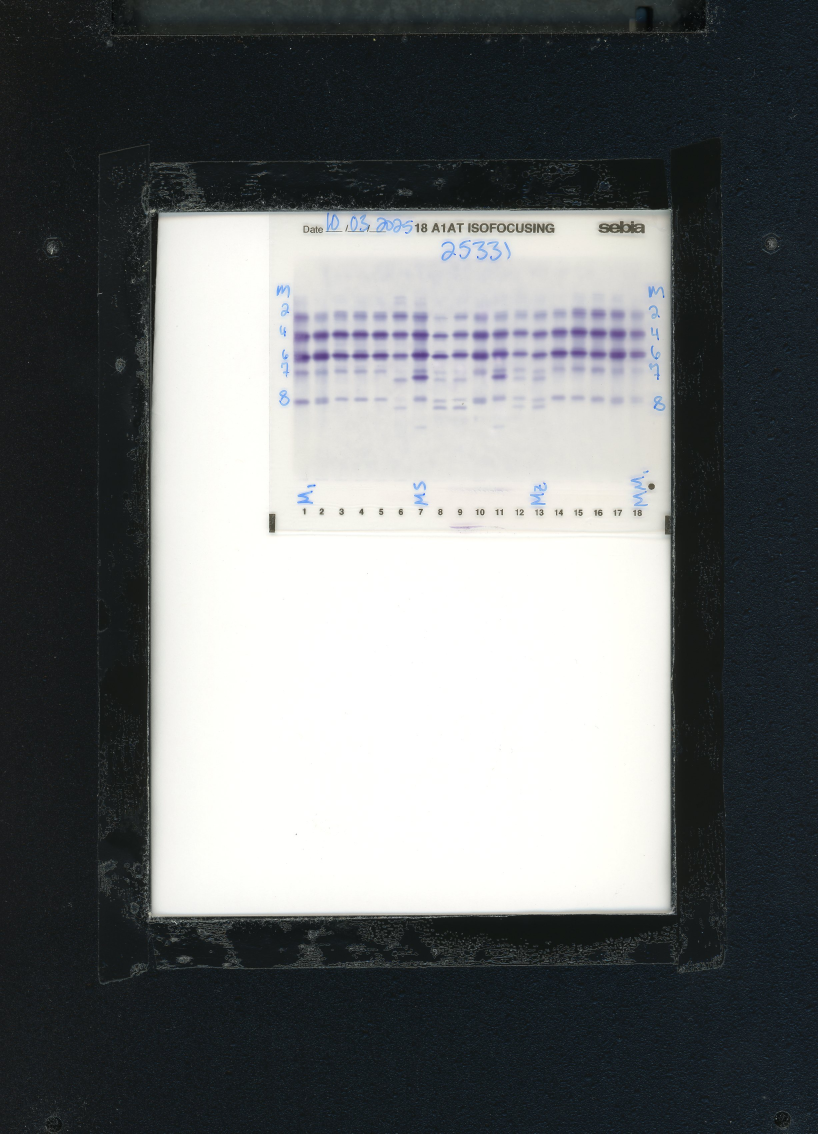
#> input picture gel_scans/25331.jpg, 2454 x 3401 px, found by its file name (shown at 1/3 size); its folder holds only this picture in this run
$ python Step1_preprocess_gels_batch.py
#> lines starting #> are read from the running program, lines starting #| are printed output that depends on the picture; after the words box and inside, x2 and y2 are one past the last pixel; in counts of white or black regions, pixels touching at a corner belong together
### function_file_d2.py
# function_file.py

import os
import pandas as pd
import numpy as np
import cv2
from scipy import ndimage
from scipy.signal import find_peaks
import matplotlib.pyplot as plt

# ------------------------------------------------------------
# 1. PREPROCESS GEL IMAGE
# ------------------------------------------------------------
# [229 lines left out: functions preprocess_gel, remove_small_components, detect_lanes, detect_lanes_peaks, detect_lanes_adaptive, extract_lane_traces and 1 more, not called in this run]

### plot_GelVisualization_functions.py
# plot_GelVisualization_functions.py

import os
import math
import matplotlib.pyplot as plt

# [139 lines left out: functions plot_all_lanes, plot_lanes_grid, plot_single_lane, lane_overlay_side_by_side, visualize_lane_detection, not called in this run]

### Step1_preprocess_gels_batch.py
# ---------------------
# ---- Import required packages ------
# ---------------------

import os
import pandas as pd
import numpy as np
import cv2
import math
import importlib # used to reload my other files of function

import function_file_d2 as function_file
import plot_GelVisualization_functions as viz
# Reload modules to ensure latest version
importlib.reload(function_file)
importlib.reload(viz)

import matplotlib.pyplot as plt
import matplotlib.patches as patches

# ---------------------
# ---- Define Project Directories ------
# ---------------------

projectdirect = "C:/Users/M297055/OneDrive - Mayo Clinic/Documents/Research/"
# projectdirect = "/Users/cvieni/Documents/Pathology/alpha1Gels_VB"
working_direct = projectdirect
# working_direct = os.path.join(projectdirect, "Wilrich_alpha1_Isofocus_machinelearning/")
# C:/Users/M297055/OneDrive - Mayo Clinic/Documents/Research/Wilrich_alpha1_Isofocus_machinelearning/gel_scans

img_direct = os.path.join(working_direct, "gel_scans/")
output_direct = os.path.join(working_direct, "output_pngs/")
output_traces = os.path.join(working_direct, "output_traces/")
y_start, y_end = 800, 1400
x_start, x_end = 850, 1960

image_files = [f for f in os.listdir(img_direct) if f.lower().endswith(('.jpg','.png','.tif'))]

# ---------------------
# Loop through images
# ---------------------
for img_name in image_files:
    img_path = os.path.join(img_direct, img_name)
    print(f"\nProcessing: {img_name}")

    # Load image
    img = cv2.imread(img_path, cv2.IMREAD_GRAYSCALE)
    if img is None:
        print(f"⚠️ Could not load image {img_name}, skipping")
        continue

    # Crop
    gel_crop = img[y_start:y_end, x_start:x_end]

    # Preprocess
    proc, bg = function_file.preprocess_gel(gel_crop)
    proc_clean = function_file.remove_small_components(proc)
#> in remove_small_components, `bin_img = img > 0`:
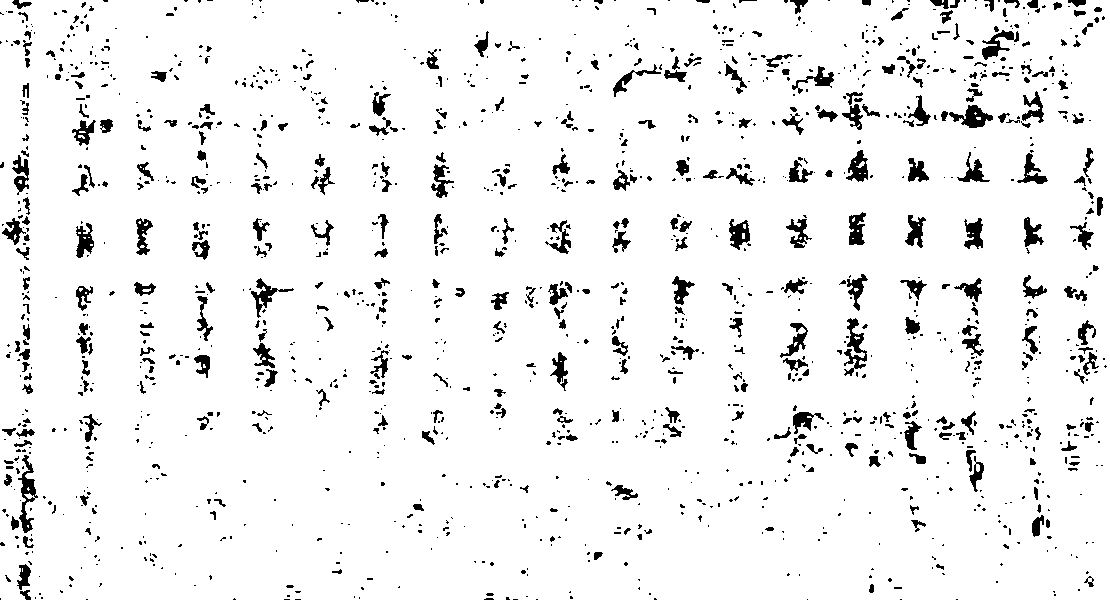
#> bin_img: shape (600, 1110) bool; 93.8% white; 1513 black regions (1103 under 20 px), largest, box (x1, y1, x2, y2) and area: (18, 455, 38, 533) 566, (844, 318, 867, 376) 552, (949, 105, 993, 128) 494
#> in remove_small_components, `labeled, num = ndimage.label(bin_img, structure)`:
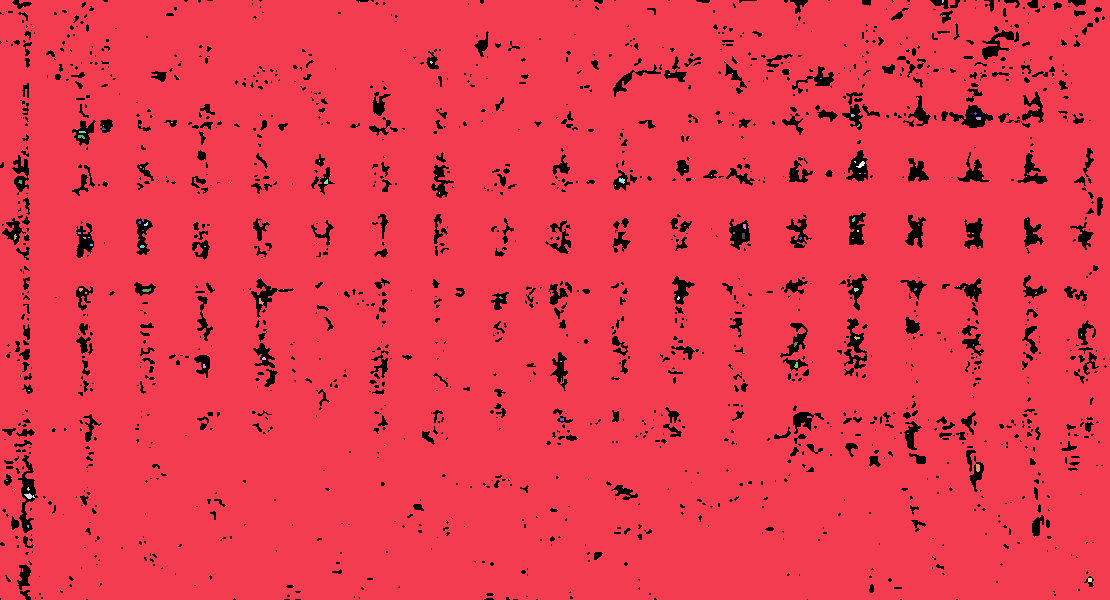
#> labeled: shape (600, 1110) int32; 87 distinct labels, from 0 to 86; one colour per label, 0 black
#> in remove_small_components, `labeled, num = ndimage.label(bin_img, structure)`: num = 86
    # proc_clean = cv2.equalizeHist(proc_clean)

    # ---------------------
    # Detect lanes using multiple methods
    # ---------------------
    lanes_thresh, _ = function_file.detect_lanes(proc_clean)
#> in detect_lanes, `col_profile = processed_img.mean(axis=0)`: col_profile = 1110 values, max 22.64 at index 418, min 0.617 at index 27, mean 10.62
#> in detect_lanes, `col_norm = col_profile / col_profile.max()`: col_norm = 1110 values, max 1 at index 418, min 0.0272 at index 27, mean 0.469
#> the loop in detect_lanes, `for i, val in enumerate(lane_mask):` made 1110 passes
#> after the loop in detect_lanes, `for i, val in enumerate(lane_mask):`: lanes = [(30, 79), (90, 138), (148, 197), (208, 256), (267, 316), (327, 375), (387, 436), (447, 494), (507, 555), (567, 616), (626, 675), (689, 732), (747, 791), (805, 851), (864, 909), (921, 968), (981, 1025), (1041, 1081)]; start = 1096
#> lanes_thresh has the same summary as lanes in detect_lanes
    traces_thresh = function_file.extract_lane_traces(proc_clean, lanes_thresh)
#> the loop in extract_lane_traces, `for (x1, x2) in lanes:` made 18 passes
#> after the loop in extract_lane_traces, `for (x1, x2) in lanes:`: traces = 18 items
#> traces_thresh = 18 items

    lanes_peak, _ = function_file.detect_lanes_peaks(proc_clean)
#> in detect_lanes_peaks, `min_height = min_height_ratio * col_profile.max()`: min_height = 4.53
#> in detect_lanes_peaks, `peaks, _ = find_peaks(col_profile, height=min_height, distance=distance)`: peaks = 20 values from 4 to 1107
#> the loop in detect_lanes_peaks, `for peak in peaks:` made 20 passes
#> after the loop in detect_lanes_peaks, `for peak in peaks:`: lanes = [(0, 14), (50, 70), (112, 132), (172, 192), (216, 236), (274, 294), (333, 353), (408, 428), (452, 472), (528, 548), (589, 609), (648, 668), (695, 715), (758, 778), (823, 843), (873, 893), (930, 950), (998, 1018), (1045, 1065), (1097, 1110)]
#> lanes_peak has the same summary as lanes in detect_lanes_peaks
    traces_peak = function_file.extract_lane_traces(proc_clean, lanes_peak)
#> the loop in extract_lane_traces (call 2), `for (x1, x2) in lanes:` made 20 passes
#> traces_peak = 20 items

    lanes_adapt, _ = function_file.detect_lanes_adaptive(proc_clean)
#> in detect_lanes_adaptive, `proc_8bit = cv2.normalize(proc_img, None, 0, 255, cv2.NORM_MINMAX).ast..`:
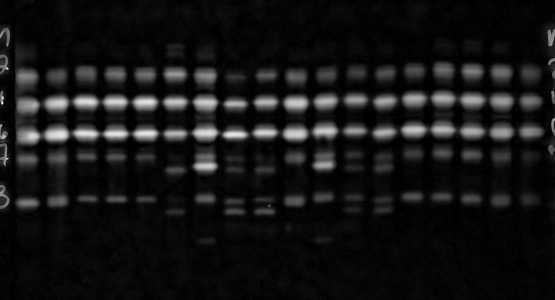
#> proc_8bit: shape (600, 1110) (shown at 1/2 size); min 0, max 255, mean 20.3
#> in detect_lanes_adaptive, `adaptive = cv2.adaptiveThreshold( proc_8bit, 255, cv2.ADAPTIVE_THRESH_..`:
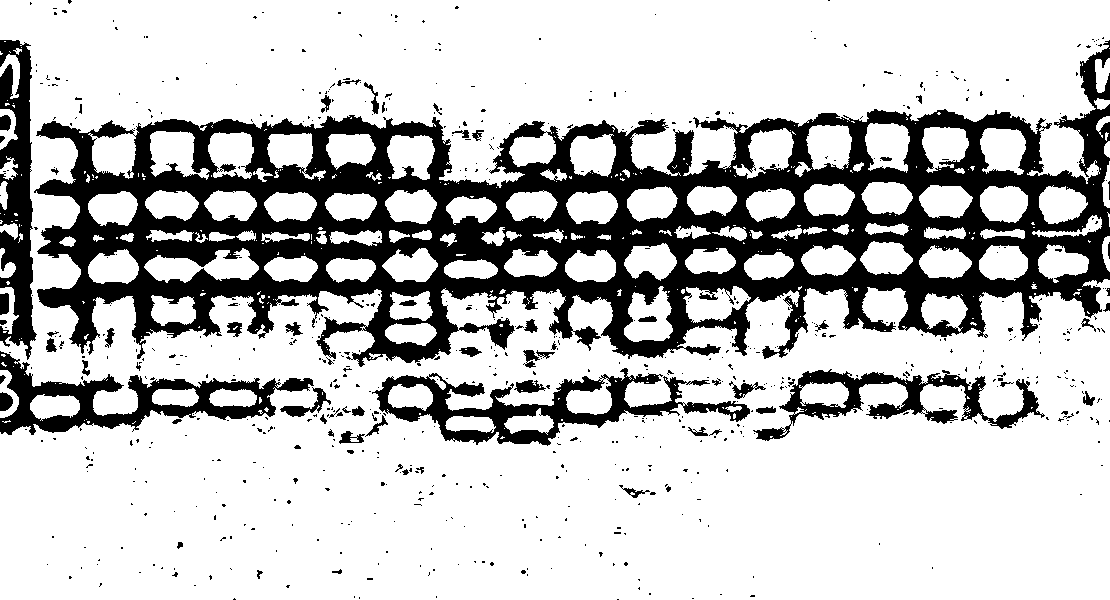
#> adaptive: shape (600, 1110); 76.3% white; 698 black regions (626 under 20 px), largest, box (x1, y1, x2, y2) and area: (34, 40, 1110, 367) 121668, (372, 368, 750, 446) 8530, (0, 351, 314, 435) 7924
#> in detect_lanes_adaptive, `col_sum = adaptive.sum(axis=0)`: col_sum = 1110 values, max 145860 at index 36, min 58905 at index 26, mean 116686.9
#> the loop in detect_lanes_adaptive, `for i, val in enumerate(lane_mask):` made 1110 passes
#> after the loop in detect_lanes_adaptive, `for i, val in enumerate(lane_mask):`: lanes = []; start = 0
#> lanes_adapt = [(0, 1110)]
    traces_adapt = function_file.extract_lane_traces(proc_clean, lanes_adapt)
#> traces_adapt = 1 item

    # Convert traces to np.ndarray if they are lists
    traces_thresh_arr = np.array(traces_thresh)
    # traces_peak_arr   = np.array(traces_peak)
    # traces_adapt_arr  = np.array(traces_adapt)
    # Align using top two peaks
    # traces_thresh_aligned, info_thresh = function_file.align_traces_by_two_peaks(traces_thresh_arr)
    traces_thresh_aligned, peak_info = function_file.align_traces_by_two_peaks(traces_thresh_arr)
#> the loop in align_traces_by_two_peaks, `for trace in traces:` made 18 passes
#> after the loop in align_traces_by_two_peaks, `for trace in traces:`: peak_info = 18 items; refs = [241, 238, 235, 235, 235, 235, 234, 238, 234, 237, 232, 230, 233, 228, 227, 231, 233, 232]
#> in align_traces_by_two_peaks, `valid_refs = [r for r in refs if r is not None]`: valid_refs has the same summary as refs
#> in align_traces_by_two_peaks, `target_index = int(np.median(valid_refs))`: target_index = 234
#> the loop in align_traces_by_two_peaks, `for i, (trace, ref) in enumerate(zip(traces, refs)):` made 18 passes
#> peak_info = 18 items
    # traces_peak_aligned, info_peak     = function_file.align_traces_by_two_peaks(traces_peak_arr)
    # traces_adapt_aligned, info_adapt   = function_file.align_traces_by_two_peaks(traces_adapt_arr)

    # ---------------------
    # Save traces for CNN training
    # ---------------------
    np.save(os.path.join(output_traces, f"{img_name}_traces_thresh.npy"), traces_thresh)
    np.save(os.path.join(output_traces, f"{img_name}_lanes_thresh.npy"), lanes_thresh)

    # ---------------------
    # Save Aligned traces for CNN training
    # ---------------------
    np.save(os.path.join(output_traces, f"{img_name}_traces_thresh_aligned.npy"), traces_thresh_aligned)
    # np.save(os.path.join(output_traces, f"{img_name}_traces_peak_aligned.npy"), traces_peak_aligned)
    # np.save(os.path.join(output_traces, f"{img_name}_traces_adapt_aligned.npy"), traces_adapt_aligned)

    # ---------------------
    # Visualize for this image
    # ---------------------
    # Create a folder inside output_pngs for this image
    img_name_noext = os.path.splitext(img_name)[0]  # removes file extension
    save_folder = os.path.join(output_direct, f"{img_name_noext}_peak_overlay")
    os.makedirs(save_folder, exist_ok=True)

    viz.lane_overlay_side_by_side(
        gel_img=gel_crop,
        traces=traces_thresh,
        lanes=lanes_thresh,
        lane_index=1,
        output_direct=save_folder,
        prefix="thresh_"
    )
#> in lane_overlay_side_by_side, `lane_trace = traces[lane_index]`: lane_trace = 600 values, max 104.4 at index 270, min 1.19 at index 121, mean 14.86
#> in lane_overlay_side_by_side, `lane_pos = lanes[lane_index]`: lane_pos = (90, 138)
#> in lane_overlay_side_by_side, `trace_scaled = (lane_trace - lane_trace.min()) / (lane_trace.max() - l..`: trace_scaled = 600 values, max 1 at index 270, min 0 at index 121, mean 0.132
#> in lane_overlay_side_by_side, `trace_scaled = trace_scaled * gel_img.shape[1]`: trace_scaled = 600 values, max 1110 at index 270, min 0 at index 121, mean 147.1
#> in lane_overlay_side_by_side, `x_start, x_end = lane_pos`: x_start = 90; x_end = 138
#> in lane_overlay_side_by_side, `plt.savefig(save_path, dpi=300, bbox_inches="tight")`:
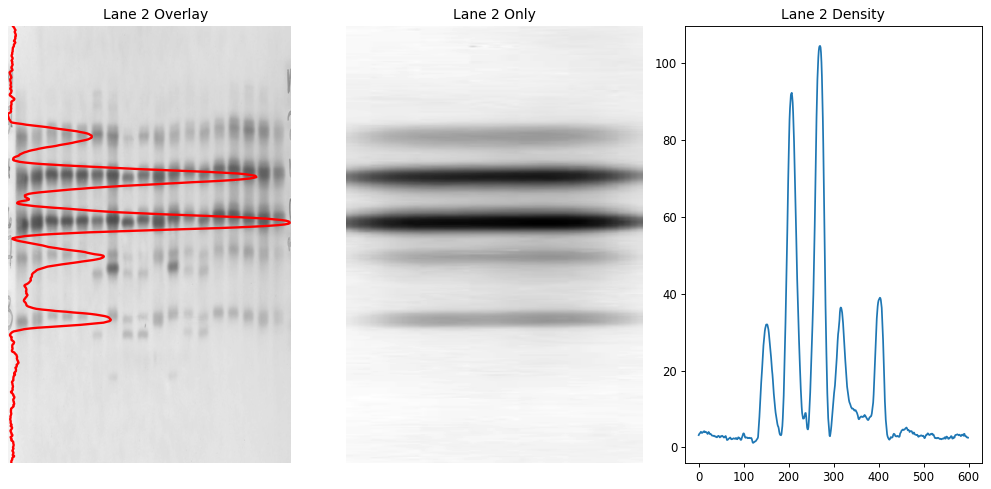
#> figure drawn by matplotlib, 3 panels; panel 3: curve peaks at x = 270, y = 104.4
    viz.visualize_lane_detection(
        gel_img=gel_crop,
        lanes=lanes_thresh,
        output_direct=save_folder,
        prefix="thresh_"
    )
#> the loop in visualize_lane_detection, `for (x1, x2) in lanes:` made 18 passes
#> in visualize_lane_detection, `plt.savefig(save_path, dpi=300, bbox_inches="tight")`:
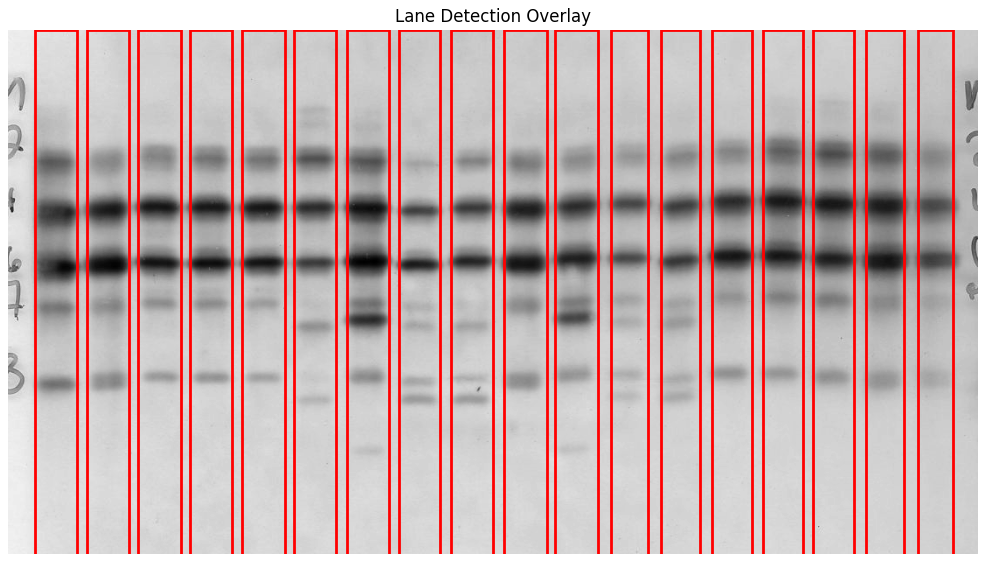
#> figure drawn by matplotlib, 1 panel

    # Determine global alignment index (median of all valid refs)
    valid_refs = [info["ref"] for info in peak_info if info["ref"] is not None]
#> valid_refs has the same summary as refs in align_traces_by_two_peaks
    if valid_refs:
        target_index = int(np.median(valid_refs))
#> target_index = 234
    else:
        target_index = traces_thresh_arr.shape[1] // 2  # fallback

    # Create figure and axes explicitly
    fig, ax = plt.subplots(figsize=(6, 4))

    n_lanes = len(traces_thresh_aligned)
#> n_lanes = 18
    cmap = plt.cm.coolwarm  # red → blue

    for i, t in enumerate(traces_thresh_aligned):
        color = cmap(i / (n_lanes - 1))  # normalized index for colormap
        ax.plot(t, alpha=0.8, color=color)
#> this loop made 18 passes
#> color on passes 1 to 8: (0.23, 0.299, 0.754, 1), (0.299, 0.4, 0.84, 1), (0.374, 0.497, 0.909, 1), (0.452, 0.588, 0.96, 1), (0.533, 0.67, 0.99, 1), (0.614, 0.74, 0.999, 1), (0.693, 0.796, 0.986, 1), (0.768, 0.837, 0.952, 1)

    # Add vertical dashed line at alignment
    ax.axvline(target_index, color='black', linestyle='--', linewidth=1.5, label='Alignment point')

    ax.set_title(f"{img_name_noext} – Aligned traces (two-peak midpoint)")
    ax.set_xlabel("Row index")
    ax.set_ylabel("Intensity")
    ax.legend(loc='upper right')
    fig.tight_layout()

    # Add colorbar properly
    sm = plt.cm.ScalarMappable(cmap=cmap, norm=plt.Normalize(vmin=1, vmax=n_lanes))
    sm.set_array([])  # needed for ScalarMappable
    cbar = fig.colorbar(sm, ax=ax)
    cbar.set_label('Lane index')

    # Save the plot
    plt_path = os.path.join(save_folder, f"{img_name_noext}_aligned_traces.png")
    plt.savefig(plt_path, dpi=300)
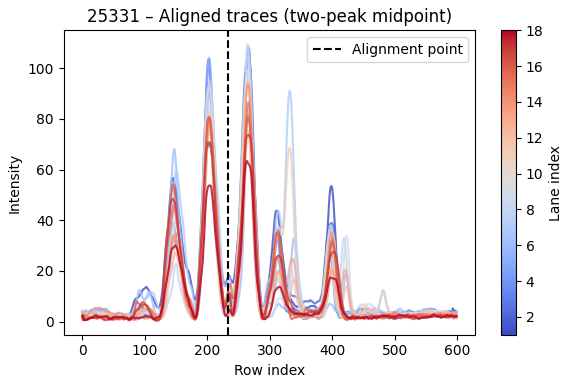
#> figure drawn by matplotlib, 2 panels; panel 1: curve peaks at x = 265, y = 81.82; panel 1: curve peaks at x = 266, y = 104.4; panel 1: curve peaks at x = 266, y = 107.7
    # plt.show()

print("\n✅ Finished processing all images.")
